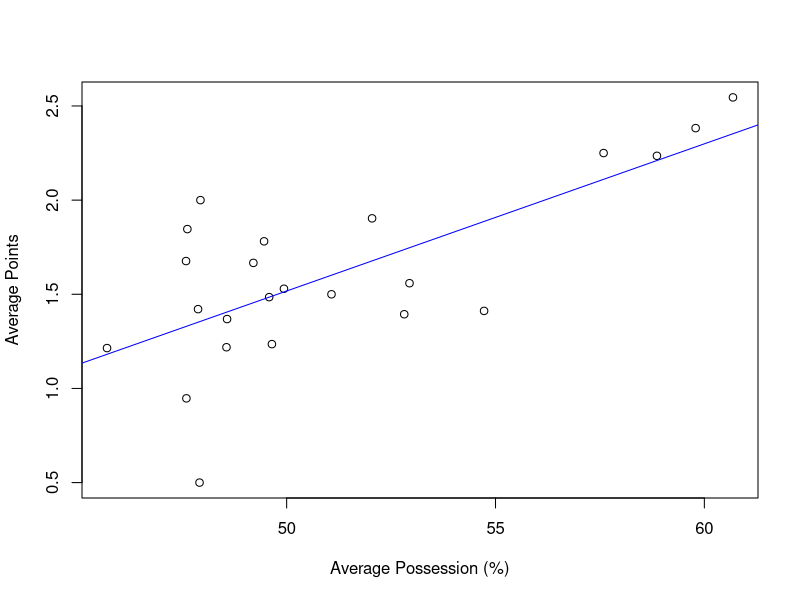

Reproduce this figure in R.
require("ggplot2", "dplyr")

# Initialize a dataframe
epl_data <- read.csv(file = "epl_data.csv", header = TRUE, sep = ",")

# Get a vector of unique team names
team_names = unique(epl_data$name_home)

# Initialize two empty vectors
all_pp = vector()
all_pe = vector()

# For each team, calculate average possession and average points earned and append to vectors
for (team in team_names) {
  home_avg_pp <- mean(epl_data[epl_data$name_home == team, "pp_home"])
  away_avg_pp <- mean(epl_data[epl_data$name_away == team, "pp_away"])
  home_avg_pe <- mean(epl_data[epl_data$name_home == team, "pe_home"])
  away_avg_pe <- mean(epl_data[epl_data$name_away == team, "pe_away"])
  team_avg_pp <- mean(home_avg_pp, away_avg_pp)
  team_avg_pe <- mean(home_avg_pe, away_avg_pe)
  all_pp <- c(all_pp, team_avg_pp)
  all_pe <- c(all_pe, team_avg_pe)
}

# Display a graph
model <- lm(all_pe ~ all_pp)
plot(all_pp, all_pe, xlab = "Average Possession (%)", ylab = "Average Points")
abline(model, col = "blue")
summary(model)